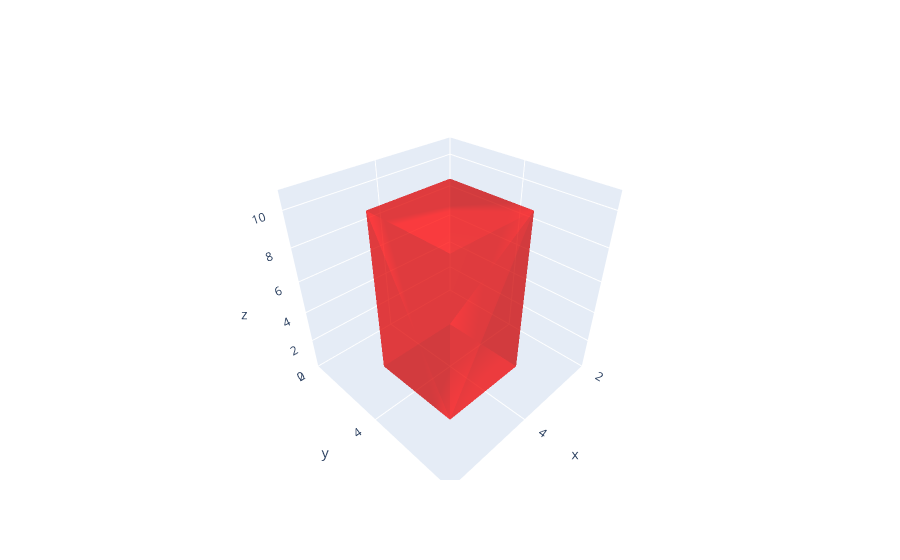

Notebook code cell kept with this figure:
### Code cell
plot_rectangle()

### Figure 1 — Plotly figure (JSON) as saved in the notebook; plotly's stock layout.template omitted (floating-point values rounded to 4 significant figures)
{"data": [{"color": "red", "i": [0, 1, 7, 7, 5, 5, 7, 7, 0, 2, 4, 6], "j": [1, 5, 3, 6, 1, 6, 3, 4, 1, 3, 5, 7], "k": [4, 4, 2, 2, 2, 2, 0, 0, 2, 0, 6, 4], "opacity": 0.5, "type": "mesh3d", "x": [3, 5, 5, 3, 3, 5, 5, 3], "y": [3, 3, 5, 5, 3, 3, 5, 5], "z": [0, 0, 0, 0, 10, 10, 10, 10]}], "layout": {"scene": {"xaxis": {"nticks": 4, "range": [2, 6]}, "yaxis": {"nticks": 4, "range": [2, 6]}, "zaxis": {"nticks": 6, "range": [0, 11]}}}}
